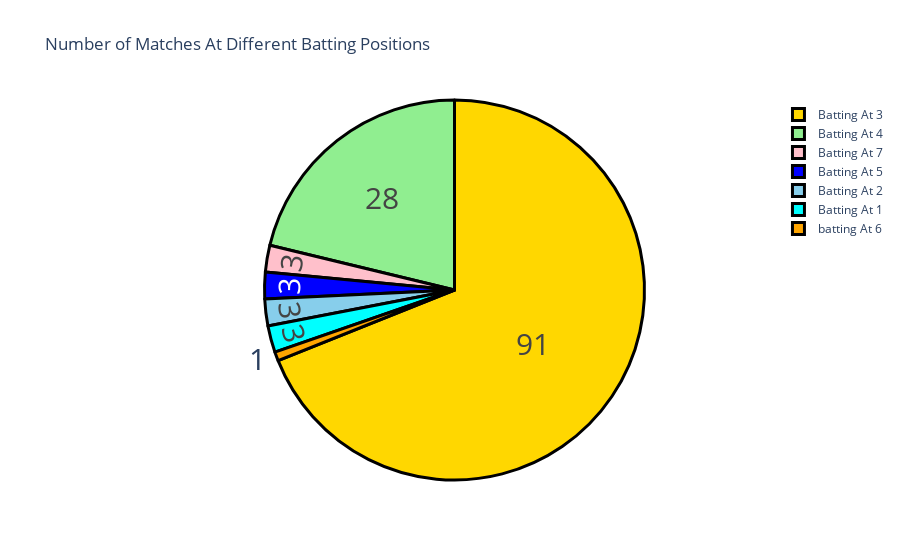

Notebook code for this chart:
### Code cell
# Batting Positions
data["Pos"] = data["Pos"].map({3.0: "Batting At 3", 4.0: "Batting At 4", 2.0: "Batting At 2", 
                               1.0: "Batting At 1", 7.0:"Batting At 7", 5.0:"Batting At 5", 
                               6.0: "batting At 6"})

Pos = data["Pos"].value_counts()
label = Pos.index
counts = Pos.values
colors = ['gold','lightgreen', "pink", "blue", "skyblue", "cyan", "orange"]

fig = go.Figure(data=[go.Pie(labels=label, values=counts)])
fig.update_layout(title_text='Number of Matches At Different Batting Positions')
fig.update_traces(hoverinfo='label+percent', textinfo='value', textfont_size=30,
                  marker=dict(colors=colors, line=dict(color='black', width=3)))
fig.show()

### Figure 1 — Plotly figure (JSON) as saved in the notebook; plotly's stock layout.template omitted (floating-point values rounded to 4 significant figures)
{"data": [{"hoverinfo": "label+percent", "labels": ["Batting At 3", "Batting At 4", "Batting At 7", "Batting At 5", "Batting At 2", "Batting At 1", "batting At 6"], "marker": {"colors": ["gold", "lightgreen", "pink", "blue", "skyblue", "cyan", "orange"], "line": {"color": "black", "width": 3}}, "textfont": {"size": 30}, "textinfo": "value", "type": "pie", "values": [91, 28, 3, 3, 3, 3, 1]}], "layout": {"title": {"text": "Number of Matches At Different Batting Positions"}}}
